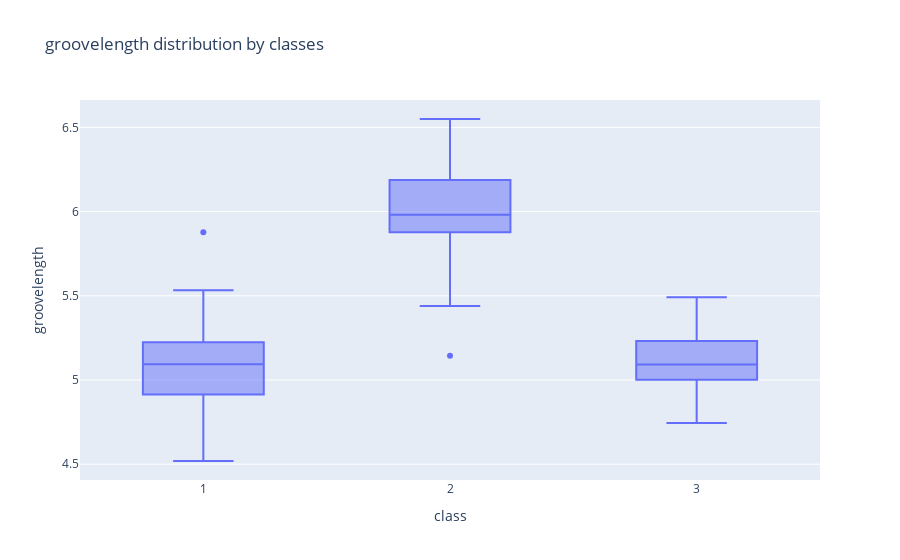

Notebook code cell kept with this figure:
### Markdown cell above
Таким образом, наши показатели в порядке убывания важности:
<br> groovelength > perimeter > area > kernelwidth > kernellength > assymetry > compactness
<br> Построим диаграммы размаха для трех наиболее важных показателей.

### Code cell
px.box(data[['groovelength','class']], x='class', y='groovelength', title='groovelength distribution by classes')

### Figure 1 — Plotly figure (JSON) as saved in the notebook; plotly's stock layout.template omitted (floating-point values rounded to 4 significant figures; data arrays with more than 128 entries replaced by an {"elided": "..."} marker saying what was removed)
{"data": [{"alignmentgroup": "True", "hovertemplate": "class=%{x}<br>groovelength=%{y}<extra></extra>", "legendgroup": "", "marker": {"color": "#636efa"}, "name": "", "notched": false, "offsetgroup": "", "orientation": "v", "showlegend": false, "type": "box", "x": {"elided": "210 int values"}, "x0": " ", "xaxis": "x", "y": {"elided": "210 float values"}, "y0": " ", "yaxis": "y"}], "layout": {"boxmode": "group", "legend": {"tracegroupgap": 0}, "title": {"text": "groovelength distribution by classes"}, "xaxis": {"anchor": "y", "domain": [0, 1], "title": {"text": "class"}}, "yaxis": {"anchor": "x", "domain": [0, 1], "title": {"text": "groovelength"}}}}
